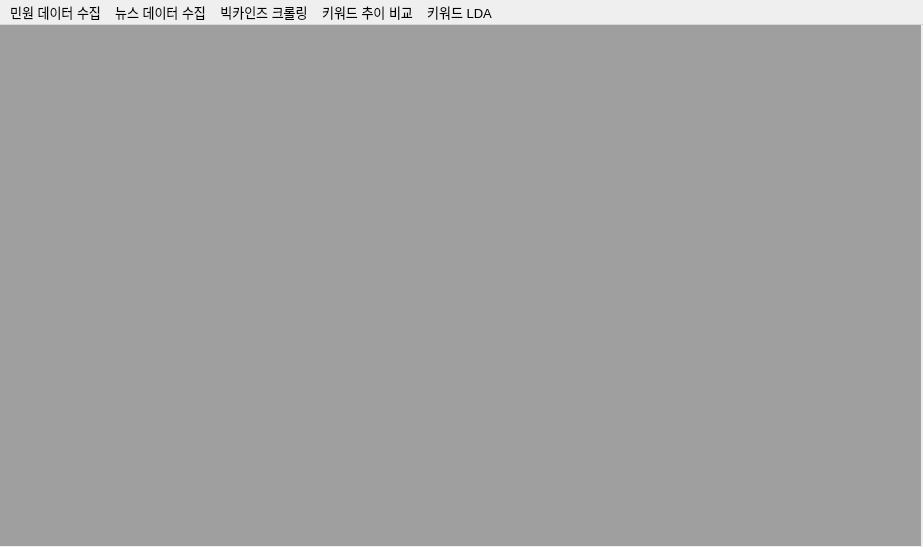
<?xml version="1.0" encoding="UTF-8"?>
<ui version="4.0">
 <class>MainWindow</class>
 <widget class="QMainWindow" name="MainWindow">
  <property name="geometry">
   <rect>
    <x>0</x>
    <y>0</y>
    <width>923</width>
    <height>547</height>
   </rect>
  </property>
  <property name="font">
   <font>
    <pointsize>10</pointsize>
   </font>
  </property>
  <property name="windowTitle">
   <string>MainWindow</string>
  </property>
  <widget class="QWidget" name="centralwidget">
   <widget class="QMdiArea" name="mdiArea">
    <property name="geometry">
     <rect>
      <x>0</x>
      <y>0</y>
      <width>921</width>
      <height>521</height>
     </rect>
    </property>
   </widget>
  </widget>
  <widget class="QMenuBar" name="menubar">
   <property name="geometry">
    <rect>
     <x>0</x>
     <y>0</y>
     <width>923</width>
     <height>34</height>
    </rect>
   </property>
   <widget class="QMenu" name="menu">
    <property name="font">
     <font>
      <pointsize>10</pointsize>
     </font>
    </property>
    <property name="title">
     <string>민원 데이터 수집</string>
    </property>
    <addaction name="actionRising_Keyword"/>
    <addaction name="actionTop_Keyword"/>
    <addaction name="actionToday_Keyword"/>
    <addaction name="actionDFTop_Keyword"/>
   </widget>
   <widget class="QMenu" name="menu_2">
    <property name="font">
     <font>
      <pointsize>11</pointsize>
     </font>
    </property>
    <property name="title">
     <string>뉴스 데이터 수집</string>
    </property>
   </widget>
   <widget class="QMenu" name="menu_3">
    <property name="font">
     <font>
      <pointsize>11</pointsize>
     </font>
    </property>
    <property name="title">
     <string>빅카인즈 크롤링</string>
    </property>
   </widget>
   <widget class="QMenu" name="menu_4">
    <property name="font">
     <font>
      <pointsize>11</pointsize>
     </font>
    </property>
    <property name="title">
     <string>키워드 추이 비교</string>
    </property>
   </widget>
   <widget class="QMenu" name="menuLDA">
    <property name="title">
     <string>키워드 LDA</string>
    </property>
   </widget>
   <addaction name="menu"/>
   <addaction name="menu_2"/>
   <addaction name="menu_3"/>
   <addaction name="menu_4"/>
   <addaction name="menuLDA"/>
  </widget>
  <action name="actionRising_Keyword">
   <property name="text">
    <string>Rising Keyword</string>
   </property>
   <property name="font">
    <font>
     <pointsize>10</pointsize>
    </font>
   </property>
  </action>
  <action name="actionTop_Keyword">
   <property name="text">
    <string>Top Keyword</string>
   </property>
   <property name="font">
    <font>
     <pointsize>10</pointsize>
    </font>
   </property>
  </action>
  <action name="actionToday_Keyword">
   <property name="text">
    <string>Today Keyword</string>
   </property>
   <property name="font">
    <font>
     <pointsize>10</pointsize>
    </font>
   </property>
  </action>
  <action name="actionDFTop_Keyword">
   <property name="text">
    <string>DFTop Keyword</string>
   </property>
   <property name="font">
    <font>
     <pointsize>10</pointsize>
    </font>
   </property>
  </action>
 </widget>
 <resources/>
 <connections/>
</ui>
